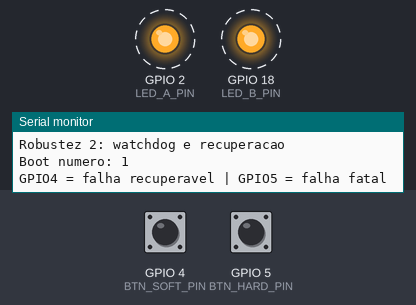
Recording of a sketch running on a simulated ESP32. On the bench: output pins drawn as LEDs (lit = HIGH), the last lines printed to the serial monitor. Dashed ring = blinking. The inputs (shaded band) are chosen by the test bench; at power-on: GPIO 4 (BTN_SOFT_PIN) HIGH, GPIO 5 (BTN_HARD_PIN) HIGH. At 5.4 s the program stops and its outputs stay as they are.

Above: at 1.85 s.
2.3 s: GPIO 4 (BTN_SOFT_PIN) pulled LOW for 0.15 s
At 2.7 s:
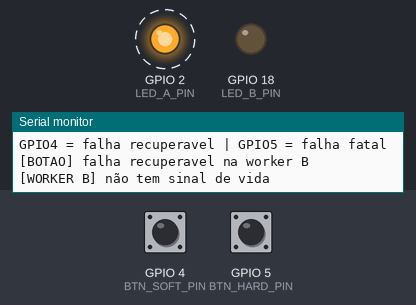
5.3 s: GPIO 5 (BTN_HARD_PIN) pulled LOW for 0.15 s
At 5.3 s:
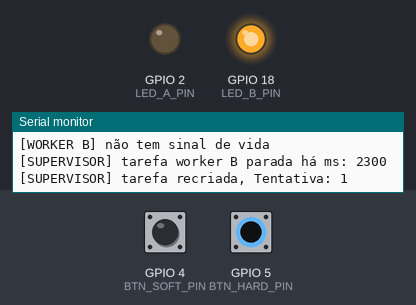
Timing chart, 0 to 6.9 s (numbered marks = the images above; inputs shaded):
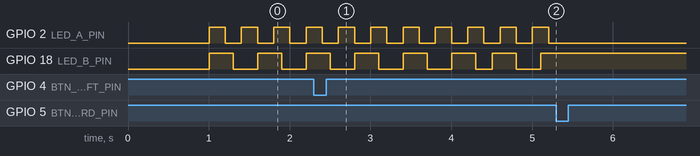

The sketch:

main.ino
```cpp
#include <Arduino.h>
#include "freertos/FreeRTOS.h"
#include "freertos/task.h"
#include "esp_task_wdt.h"
#include "esp_system.h"

#define BTN_SOFT_PIN   4
#define BTN_HARD_PIN   5
#define LED_A_PIN      2
#define LED_B_PIN      18

#define WDT_TIMEOUT_S       5
#define HEARTBEAT_LIMIT_MS  2000
#define MAX_RECREATIONS     3

TaskHandle_t hWorkerB = NULL;

volatile unsigned long heartbeatB = 0;

bool softFault = false;
bool hardFault = false;

int recreations = 0;

RTC_DATA_ATTR int bootCount = 0;

void TaskWorkerA(void *pv) {
  esp_task_wdt_add(NULL);

  while (true) {
    if(hardFault){
      Serial.println("[WORKER A] tarefa está travada. WDT não é resetado");
      while(true); // Travamento
    }
    digitalWrite(LED_A_PIN, !digitalRead(LED_A_PIN));

    esp_task_wdt_reset();

    vTaskDelay(pdMS_TO_TICKS(200));
  }
}

void TaskWorkerB(void *pv) {
  heartbeatB = millis();

  while (true) {
    digitalWrite(LED_B_PIN, !digitalRead(LED_B_PIN));

    if(!softFault){
      heartbeatB = millis();
    }else{
      Serial.println("[WORKER B] não tem sinal de vida");
    }

    vTaskDelay(pdMS_TO_TICKS(300));
  }
}

void TaskSupervisor(void *pv) {
  esp_task_wdt_add(NULL);

  while (true) {
    unsigned long age = millis() - heartbeatB;

    if(age > HEARTBEAT_LIMIT_MS){
      Serial.print("[SUPERVISOR] tarefa worker B parada há ms: ");
      Serial.println(age);

      if (recreations >= MAX_RECREATIONS){
        Serial.println("[SUPERVISOR] Tentativa de recuperação esgotada, reiniciando o sistema...");
        esp_restart();
      }

      vTaskDelete(hWorkerB);

      softFault = false;
      recreations++;
      heartbeatB = millis();


      xTaskCreate(TaskWorkerB, "WorkerB", 2048, NULL, 2, &hWorkerB);
      Serial.print("[SUPERVISOR] tarefa recriada, Tentativa: ");
      Serial.println(recreations);
    }

    esp_task_wdt_reset();

    vTaskDelay(pdMS_TO_TICKS(500));
  }
}

void TaskButtons(void *pv) {
  int lastSoft = HIGH;
  int lastHard = HIGH;

  while (true) {
    int soft = digitalRead(BTN_SOFT_PIN);
    int hard = digitalRead(BTN_HARD_PIN);

    if (lastSoft == HIGH && soft == LOW) {
      softFault = true;
      Serial.println("[BOTAO] falha recuperavel na worker B");
      vTaskDelay(pdMS_TO_TICKS(200));
    }

    if (lastHard == HIGH && hard == LOW) {
      hardFault = true;
      Serial.println("[BOTAO] falha fatal na worker A, aguarde o watchdog");
      vTaskDelay(pdMS_TO_TICKS(200));
    }

    lastSoft = soft;
    lastHard = hard;
    vTaskDelay(pdMS_TO_TICKS(50));
  }
}

void setupWatchdog() {
#if ESP_IDF_VERSION_MAJOR >= 5
  esp_task_wdt_config_t config;
  config.timeout_ms = WDT_TIMEOUT_S * 1000;
  config.idle_core_mask = 0;
  config.trigger_panic = true;

  if (esp_task_wdt_init(&config) == ESP_ERR_INVALID_STATE) {
    esp_task_wdt_reconfigure(&config);
  }
#else
  esp_task_wdt_init(WDT_TIMEOUT_S, true);
#endif
}

void setup() {
  Serial.begin(115200);
  delay(1000);

  pinMode(BTN_SOFT_PIN, INPUT_PULLUP);
  pinMode(BTN_HARD_PIN, INPUT_PULLUP);
  pinMode(LED_A_PIN, OUTPUT);
  pinMode(LED_B_PIN, OUTPUT);

  bootCount++;

  Serial.println("Robustez 2: watchdog e recuperacao");
  Serial.print("Boot numero: ");
  Serial.println(bootCount);

  if (esp_reset_reason() == ESP_RST_TASK_WDT) {
    Serial.println("O reinicio anterior foi provocado pelo TASK WATCHDOG");
  }

  Serial.println("GPIO4 = falha recuperavel | GPIO5 = falha fatal");

  setupWatchdog();

  heartbeatB = millis();

  xTaskCreate(TaskSupervisor, "Supervisor", 2048, NULL, 4, NULL);
  xTaskCreate(TaskWorkerA, "WorkerA", 2048, NULL, 3, NULL);
  xTaskCreate(TaskWorkerB, "WorkerB", 2048, NULL, 2, &hWorkerB);
  xTaskCreate(TaskButtons, "Buttons", 2048, NULL, 2, NULL);
}

void loop() {
}

// https://wokwi.com/projects/473006402882741249
```

Measured:
- after the input at 5.3 s, GPIO 2 (LED_A_PIN): stops changing and stays LOW; GPIO 18 (LED_B_PIN): stops changing and stays HIGH
- by itself, GPIO 2 (LED_A_PIN): alternates HIGH for 0.20 s and LOW for 0.20 s
